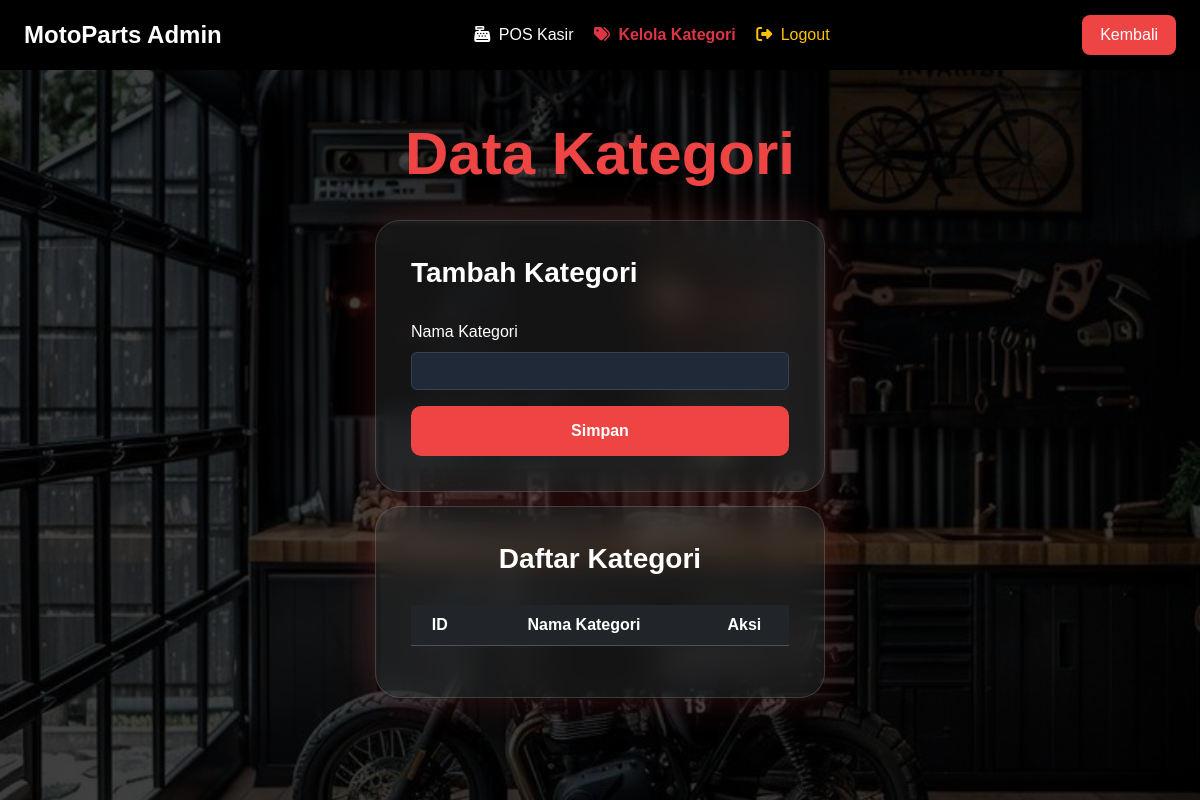
The app's page /kategori/kategori.php (signed in), older data.
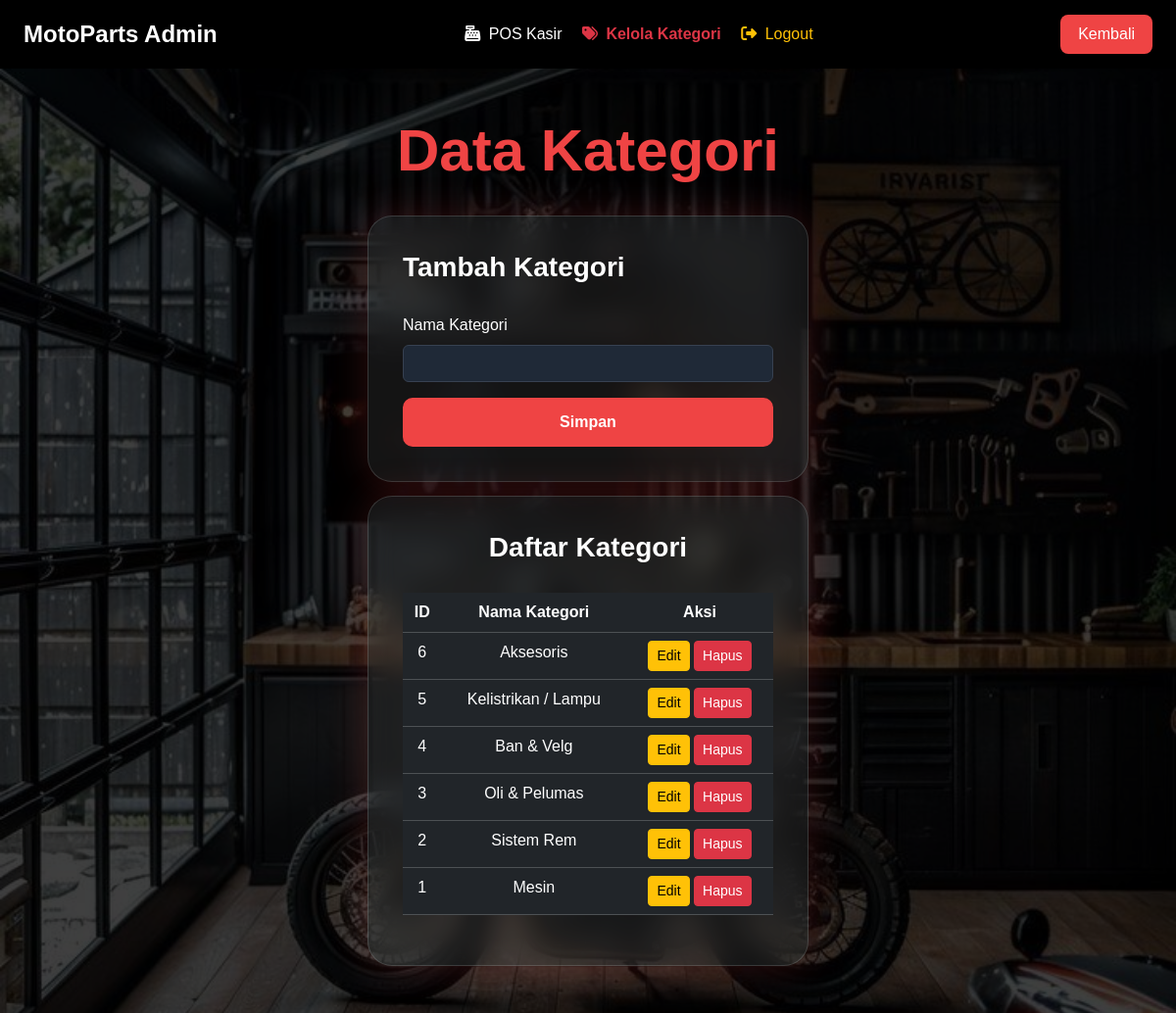
The same page, newer data.
### tables this page shows
CREATE TABLE `kategori` (
  `id_kategori` int(11) NOT NULL,
  `nama_kategori` varchar(50) NOT NULL
);

### kategori/kategori.php (the view, shortened to what this page needs)
<?php
    include '../config/koneksi.php';
    $data = mysqli_query(
        $koneksi,
        "SELECT * FROM kategori
        ORDER BY id_kategori DESC"
    );
?>
<!DOCTYPE html>
<html>
<head>
<link href="https://cdn.jsdelivr.net/npm/bootstrap@5.3.3/dist/css/bootstrap.min.css" rel="stylesheet">
<link rel="stylesheet" href="../assets/css/style.css">
<link rel="stylesheet" href="https://cdnjs.cloudflare.com/ajax/libs/font-awesome/6.5.2/css/all.min.css">
</head>
<body>
    <div class="dashboard">
        <div class="navbar-admin d-flex justify-content-between align-items-center px-4">
            <h4>MotoParts Admin</h4>
            <div class="navbar-menu">
                <a href="../dashboard/kasir.php" class="text-white text-decoration-none me-3">
                    <i class="fas fa-cash-register me-1"></i> POS Kasir
                </a>
                <?php if ($_SESSION['role'] == 'admin') : ?>
                    <a href="kategori.php" class="text-danger text-decoration-none fw-bold me-3">
                        <i class="fas fa-tags me-1"></i> Kelola Kategori
                    </a>
                <?php endif; ?>
                <a href="../auth/logout.php" class="text-warning text-decoration-none">
                    <i class="fas fa-sign-out-alt me-1"></i> Logout
                </a>
            </div>
            <a href="../dashboard/admin.php" class="logout-btn">
                Kembali
            </a>
        </div>
        <div class="container py-5">
            <h1 class="dashboard-title text-center" >
                Data Kategori
            </h1>
            <div class="d-flex justify-content-center">
                <div class="login-card mb-4">
                    <h3>Tambah Kategori</h3>
                    <form method="POST">
                        <div class="mb-3">
                            <label>Nama Kategori</label>
                            <input
                            type="text"
                            name="nama_kategori"
                            class="form-control"
                            required>
                        </div>
                        <button
                        type="submit"
                        name="simpan"
                        class="btn btn-login">
                            Simpan
                        </button>
                    </form>
                </div>
            </div>
            <div class="d-flex justify-content-center">
                <div class="login-card text-center">
                    <h3>Daftar Kategori</h3>
                    <table class="table table-dark table-hover">
                        <thead>
                            <tr>
                                <th>ID</th>
                                <th>Nama Kategori</th>
                                <th>Aksi</th>
                            </tr>
                        </thead>
                        <tbody>
                        <?php while($row = mysqli_fetch_assoc($data)){ ?>
                            <tr>
                                <td><?= $row['id_kategori']; ?></td>
                                <td><?= $row['nama_kategori']; ?></td>
                                <td>
                                    <a href="edit_kategori.php?id=<?= $row['id_kategori']; ?>"
                                    class="btn btn-warning btn-sm">
                                    Edit
                                    </a>
                                    <a href="hapus_kategori.php?id=<?= $row['id_kategori']; ?>"
                                    class="btn btn-danger btn-sm"
                                    onclick="return confirm('Yakin ingin menghapus kategori ini?')">
                                    Hapus
                                    </a>
                                </td>
                            </tr>
                        <?php } ?>
                        </tbody>
                    </table>
                </div>
            </div>
        </div>
    </div>
</body>
</html>

### assets/css/style.css (style rules this page uses)
* { margin:0; padding:0; box-sizing:border-box; }
body { font-family:'Poppins',sans-serif; }
.login-card { width:450px; margin-top: -10px; background: rgba(255,255,255,0.08); backdrop-filter:blur(15px); border: 1px solid rgba(255,255,255,0.15); border-radius:25px; padding:35px; box-shadow: 0 0 40px rgba(239,68,68,.20); color:white; }
.login-card h3 { margin-bottom:30px; font-weight:700; }
.login-card label { color:white; margin-bottom:8px; display:block; text-align:left; }
.form-control { background:#1f2937; border:1px solid #374151; color:white; }
.btn-login { width:100%; height:50px; border:none; background:#ef4444; color:white; font-weight:600; border-radius:10px; transition:.3s; }
.navbar-admin { width:100%; height:70px; background:#000; display:flex; justify-content:space-between; align-items:center; padding:0 40px; }
.navbar-admin h4 { color:white; margin:0; font-weight:600; }
.navbar-admin a { text-decoration:none; color:white; font-weight:500; }
.dashboard { min-height:100vh; background: linear-gradient( rgba(0,0,0,0.75), rgba(0,0,0,0.75) ), url('../img/bg-login.jpg'); background-size:cover; background-position:center; }
.dashboard-title { color:#ef4444; font-size:60px; font-weight:800; margin-bottom:40px; }
.logout-btn { background:#ef4444; padding:8px 18px; border-radius:8px; }

Row changes from the older to the newer data that the page shows:
added kategori: id_kategori "6", nama_kategori "Aksesoris"
added kategori: id_kategori "5", nama_kategori "Kelistrikan / Lampu"
added kategori: id_kategori "4", nama_kategori "Ban & Velg"
added kategori: id_kategori "3", nama_kategori "Oli & Pelumas"
added kategori: id_kategori "2", nama_kategori "Sistem Rem"
added kategori: id_kategori "1", nama_kategori "Mesin"
